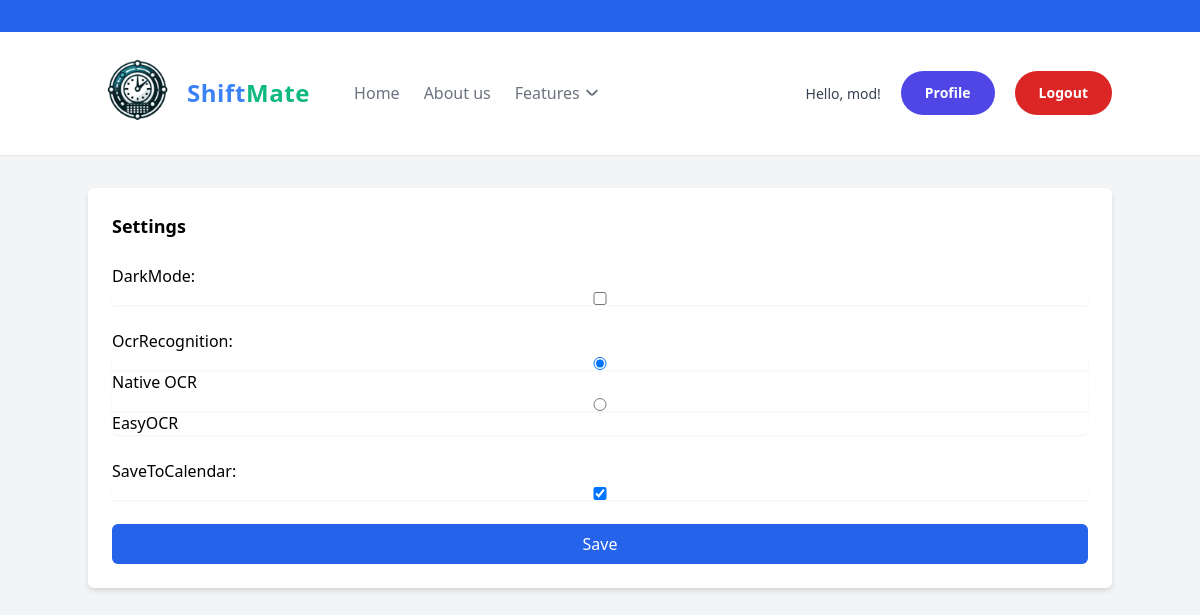
The page /settings/ (signed in) on the database as committed earlier.
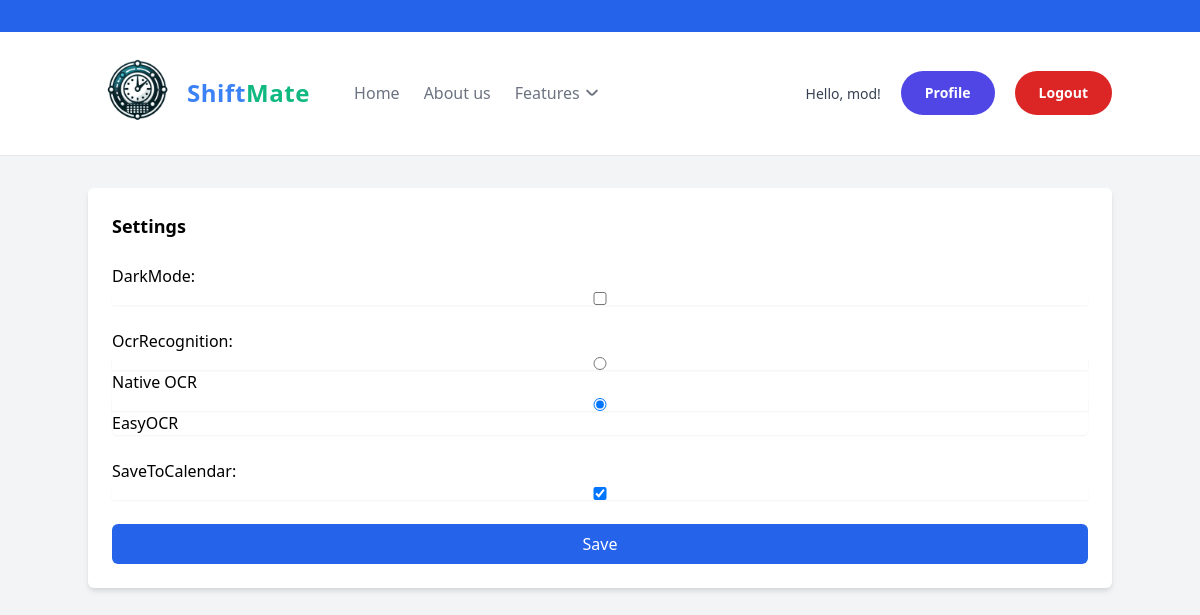
The same page on the database as committed later.
### accountSettings/models.py (models this page shows)
class UserSettings(models.Model):
    user = models.OneToOneField(User, on_delete=models.CASCADE)
    class OCR(models.TextChoices):
        NATIVE = 'native', 'Native OCR'
        EASY_OCR = 'easyocr', 'EasyOCR'
    darkMode = models.BooleanField(default=False)
    ocrRecognition = models.CharField(
        max_length=10,
        choices=OCR.choices,
        default=OCR.NATIVE,
    )
    saveToCalendar = models.BooleanField(default=False)

### accountSettings/views.py (the view)
# urls.py: path('', index, name='aboutus'),
@login_required
def index(request):
	user = User.objects.get(id=request.user.id)
	userSettings = UserSettings.objects.get(user=user)
	if request.method == 'POST':
		settings_form = SettingsForm(request.POST, instance=userSettings)
		settings_form.save()
		messages.success(request, 'Your settings were successfully updated!')
		redirect('accountSettings')
	else:
		settings_form = SettingsForm(instance=userSettings)
	return render(request, 'accountSettings/index.html', {'form': settings_form})

### accountSettings/forms.py
class SettingsForm(forms.ModelForm):
	class Meta:
		model = UserSettings
		fields = ['darkMode', 'ocrRecognition', 'saveToCalendar']  # Include UserProfile fields
		OPTIONS = [
			('native', 'Native OCR'),
			('easyocr', 'EasyOCR'),
		]
		widgets = {
			'darkMode': forms.CheckboxInput(attrs={
				'class': 'mt-1 block w-full rounded-md border-gray-300 shadow-sm focus:border-blue-500 focus:ring-blue-500',
				'placeholder': 'Dark Mode'
			}),
			'ocrRecognition': forms.RadioSelect(attrs={
				'class': 'mt-1 block w-full rounded-md border-gray-300 shadow-sm focus:border-blue-500 focus:ring-blue-500'
			}),
			'saveToCalendar': forms.CheckboxInput(attrs={
				'class': 'mt-1 block w-full rounded-md border-gray-300 shadow-sm focus:border-blue-500 focus:ring-blue-500',
			})
		}

### accountSettings/templates/accountSettings/index.html (shortened to what this page needs)
<!DOCTYPE html>
<html lang="en">
<head>
    <link href="https://cdn.jsdelivr.net/npm/tailwindcss@2.1.2/dist/tailwind.min.css" rel="stylesheet">
</head>
<body class="bg-gray-100">
<header class="bg-blue-600 text-white py-4">
</header>
{% include "home/menu.html" %}
<div class="container mx-auto mt-8">
<div class="bg-white p-6 shadow-md rounded-md">
    <h3 class="text-lg font-bold mb-3">Settings</h3>
    <form method="post" class="space-y-6">
<div>
                {{ form.darkMode.label_tag }}
                {{ form.darkMode }}
            </div>
            <div>
                {{ form.ocrRecognition.label_tag }}
                {{ form.ocrRecognition }}
            </div>
            <div>
                {{ form.saveToCalendar.label_tag }}
                {{ form.saveToCalendar }}
            </div>
            <div>
                <button type="submit"
                        class="w-full bg-blue-600 text-white py-2 rounded-md hover:bg-blue-700 transition">
                    Save
                </button>
            </div>
    </form>
</div>
</div>
</body>
</html>

### home/templates/home/menu.html (shortened to what this page needs)
<nav class="relative border-gray-200 w-full border-b py-3 bg-white z-50  bg-inherit  border-b-default border-solid border-prime-gray-200 ">
    <div class="container mx-auto ">
        <div class="w-full flex  flex-col lg:flex-row">
            <div class=" flex justify-between items-center lg:flex-row">
                <a href="/" class="flex items-center">
                    <img width="164" height="33" fill="none" src="../../../media/images/logo.png" alt="ShiftMate"/>
                </a>
                <h1 class="text-2xl font-bold text-gray-800 tracking-wide text-center">
                    <a href="/">
                        <span class="text-blue-500">Shift</span><span class="text-green-500">Mate</span>
                    </a>
                </h1>
            </div>
            <div class="hidden w-full lg:flex lg:pl-11 " id="megamenu-cta">
                <ul class="flex lg:items-center gap-y-4 flex-col my-4 lg:my-0 lg:flex-row">
                    <li>
                        <a href="/"
                           class="flex items-center justify-between text-gray-500 text-sm text-center lg:text-base font-medium hover:text-indigo-700 transition-all duration-500 mb-2 lg:mr-6 lg:mb-0 mr-auto lg:text-left lg:m-0">Home</a>
                    </li>
                    <li>
                        <a href="{% url 'aboutus' %}"
                           class="flex items-center justify-between text-gray-500 text-sm text-center lg:text-base font-medium hover:text-indigo-700 transition-all duration-500 mb-2 lg:mr-6 lg:mb-0 mr-auto lg:text-left  lg:m-0">About
                            us</a>
                    </li>
                    <li class="">
                        <button id="features-btn" data-target="full-width-megamenu"
                                class="dropdown-toggle flex items-center justify-between text-gray-500 text-sm text-center lg:text-base font-medium hover:text-prime-blue-700 transition-all duration-500 mb-2 lg:mr-6 lg:mb-0 mr-auto lg:text-left  lg:m-0">
                            Features
                        </button>
                        {% load static %}
                    </li>
                </ul>
                {% include "home/signbuttons.html" %}
            </div>
        </div>
    </div>
</nav>

### home/templates/home/signbuttons.html (shortened to what this page needs)
<!DOCTYPE html>
<html lang="en">
<div class="flex flex-col lg:flex-row gap-y-4 lg:items-center ml-auto justify-center">
    {% if user.is_authenticated %}
        <a>
            <span class="text-sm font-medium text-gray-700">Hello, {{ user.username }}!</span>
        </a>
        <a href="{% url 'accountProfile' %}"
           class="bg-indigo-600 text-white rounded-full cursor-pointer font-semibold text-center shadow-xs transition-all duration-500 py-3 px-6 text-sm lg:ml-5 hover:bg-indigo-700">
            Profile
        </a>
        <a href="{% url 'logout' %}"
           class="bg-red-600 text-white rounded-full cursor-pointer font-semibold text-center shadow-xs transition-all duration-500 py-3 px-6 text-sm lg:ml-5 hover:bg-red-700">
            Logout
        </a>
    {% endif %}
</div>
</html>

Rows that differ between the two databases and show on the page:
changed UserSettings: ocrRecognition "☑ Native OCR ☐ EasyOCR" → "☐ Native OCR ☑ EasyOCR"
